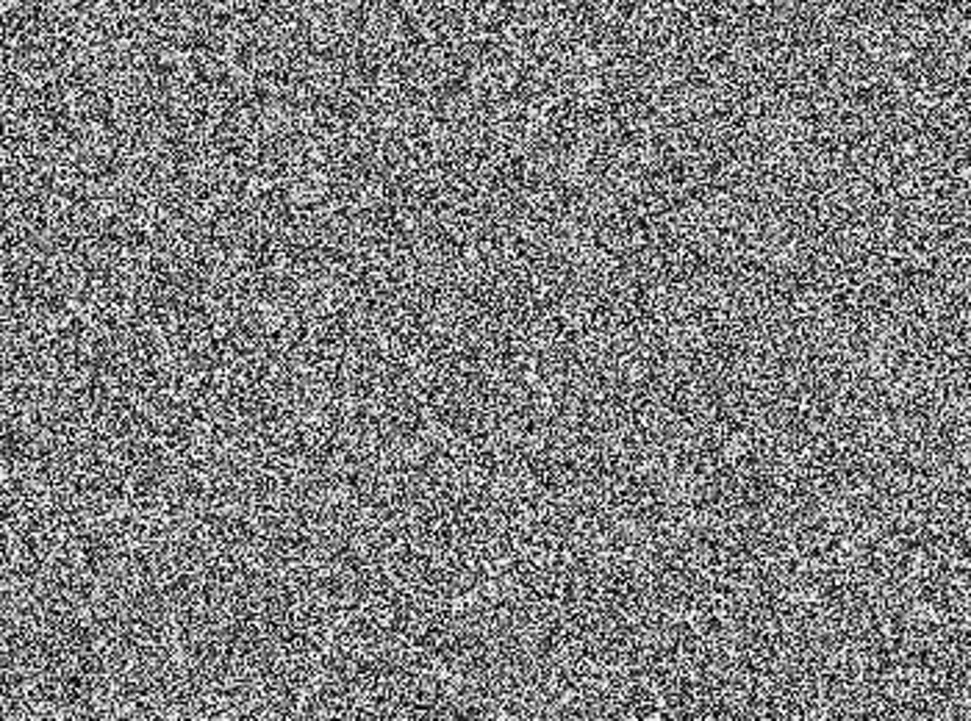
#> input picture skybox/floor.jpg, 971 x 721 px
$ python skywrap.py
#> lines starting #> are read from the running program, lines starting #| are printed output that depends on the picture
import cv2
import numpy as np

# Load your floor texture
floor = cv2.imread('skybox/floor.jpg')
#> floor is the input picture: shape (721, 971, 3); min 0, max 255, mean 127.2
face_size = floor.shape[0]  # assuming square faces
#> face_size = 721

# Create white textures for other faces
white_face = np.ones_like(floor) * 255

# Cubemap layout: +X, -X, +Y, -Y, +Z, -Z
# Assuming +Z is front, +Y is up, and -Y is floor
faces = {
    'right': white_face,
    'left': white_face,
    'top': white_face,
    'bottom': floor,
    'front': white_face,
    'back': white_face
}

# Create equirectangular panorama
def cubemap_to_equirect(faces, out_h=512, out_w=1024):
#> called with out_h = 512, out_w = 1024
    output = np.zeros((out_h, out_w, 3), dtype=np.uint8)

    for y in range(out_h):
        for x in range(out_w):
            theta = (x / out_w) * 2 * np.pi - np.pi
            phi = (1 - y / out_h) * np.pi - np.pi / 2

            vx = np.cos(phi) * np.sin(theta)
            vy = np.sin(phi)
            vz = np.cos(phi) * np.cos(theta)

            abs_v = np.abs([vx, vy, vz])
            max_axis = np.argmax(abs_v)
            major = [vx, vy, vz][max_axis]
            uc = vc = 0
            face = ''

            if max_axis == 0:  # x
                face = 'right' if vx > 0 else 'left'
                uc = -vz / abs(vx)
                vc = -vy / abs(vx)
            elif max_axis == 1:  # y
                face = 'top' if vy > 0 else 'bottom'
                uc = vx / abs(vy)
                vc = vz / abs(vy)
            else:  # z
                face = 'front' if vz > 0 else 'back'
                uc = vx / abs(vz)
                vc = -vy / abs(vz)

            u = int(((uc + 1) / 2) * (face_size - 1))
            v = int(((vc + 1) / 2) * (face_size - 1))

            color = faces[face][v, u]
            output[y, x] = color
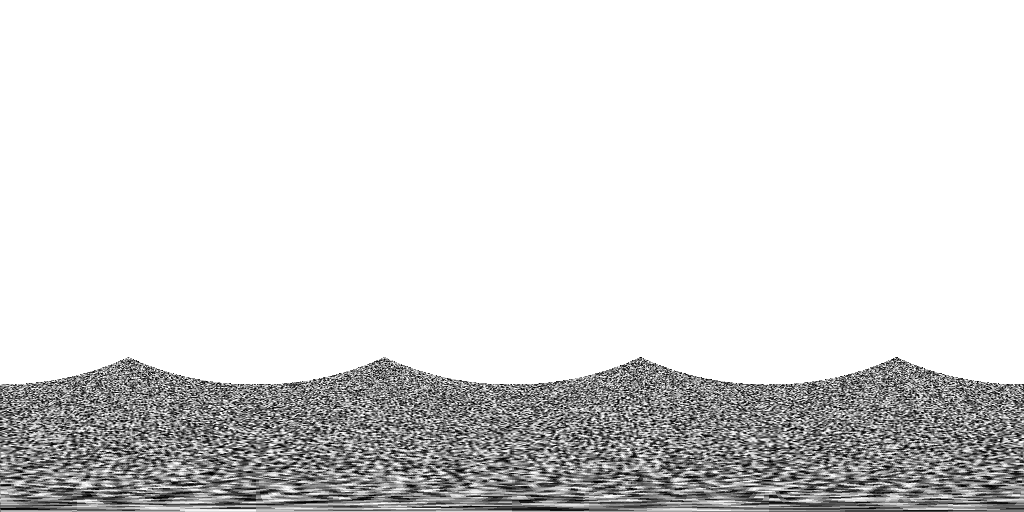
#> output: shape (512, 1024, 3); min 0, max 255, mean 221

    return output

# Convert and save
equirect = cubemap_to_equirect(faces)
cv2.imwrite('skybox/skybox.png', equirect)
print("image transform done!")
